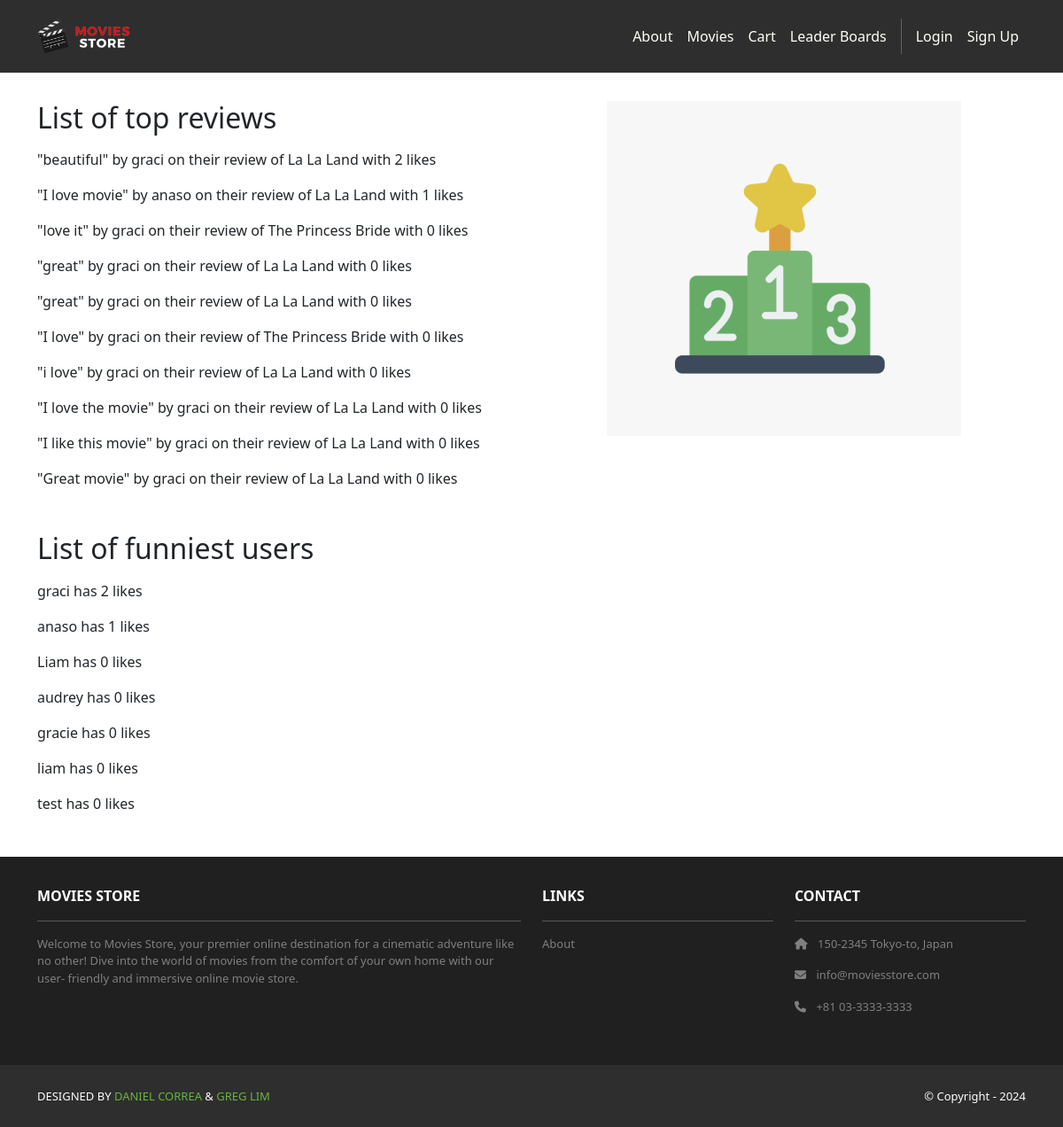
The page /topcomments/ on the database its author committed.
### movies/models.py (models this page shows, shortened)
class Review(models.Model):
    id = models.AutoField(primary_key=True)
    comment = models.CharField(max_length=255, default = '', blank=True)
    date = models.DateTimeField(auto_now_add=True)
    movie = models.ForeignKey(Movie, on_delete=models.CASCADE)
    user = models.ForeignKey(User, on_delete=models.CASCADE)
    likes = models.ManyToManyField(User, related_name="liked_reviews", blank=True)
    stars = models.IntegerField(default=0)

class Movie(models.Model):
    id = models.AutoField(primary_key=True)
    name = models.CharField(max_length=255)
    price = models.IntegerField()
    description = models.TextField()
    image = models.ImageField(upload_to='movie_images/')
    watch_list = models.ManyToManyField(User, related_name="watch_listed_movies", blank=True)
    rating = models.IntegerField(default=0)
    amount_left = models.PositiveIntegerField(default=0, help_text="Number of copies available for purchase")

### topcomments/views.py (the view)
# urls.py: path('', views.index, name='cart.index'),
def index(request):
    top_reviews = (
        Review.objects
        .annotate(num_likes=Count('likes'))
        .order_by('-num_likes')[:10]
    )
    template_data = {"top_reviews": top_reviews}
    top_users = (
        User.objects
        .annotate(total_likes=Count('review__likes'))
        .order_by('-total_likes')[:10]
    )
    template_data = {
        "top_reviews": top_reviews,
        "top_users": top_users,
    }
    return render(request, 'topcomments/index.html', {'template_data': template_data})

### topcomments/templates/topcomments/index.html
{% extends 'base.html' %}
{% block content %}
{% load static %}
<div class="p-3">
    <div class="container">
        <div class="row mt-3">
            <div class="col-md-6 mx-auto mb-3">
                <h2 class="mb-3">List of top reviews</h2>
                {% for review in template_data.top_reviews %}
                    <p>"{{ review.comment }}" by {{ review.user }} on their review of {{ review.movie.name }} with {{ review.num_likes }} likes</p>
                {% endfor %}
                <h2 class="mb-3 mt-5">List of funniest users</h2>
                {% for user in template_data.top_users %}
                    <p>{{ user.username }} has {{ user.total_likes }} likes</p>
                {% endfor %}
            </div>
            <div class="col-md-6 mx-auto mb-3 text-center">
                <img src="{% static 'img/leader.png' %}" class="img-fluid" alt="leader" />
            </div>
        </div>
    </div>
</div>
{% endblock content %}

### rows shown on the page
Review: comment "beautiful", user "graci", movie.name "La La Land", num_likes "2"
Review: comment "I love movie", user "anaso", movie.name "La La Land", num_likes "1"
Review: comment "love it", user "graci", movie.name "The Princess Bride", num_likes "0"
Review: comment "great", user "graci", movie.name "La La Land", num_likes "0"
Review: comment "great", user "graci", movie.name "La La Land", num_likes "0"
Review: comment "I love", user "graci", movie.name "The Princess Bride", num_likes "0"
Review: comment "i love", user "graci", movie.name "La La Land", num_likes "0"
Review: comment "I love the movie", user "graci", movie.name "La La Land", num_likes "0"
Review: comment "I like this movie", user "graci", movie.name "La La Land", num_likes "0"
Review: comment "Great movie", user "graci", movie.name "La La Land", num_likes "0"

### other values the page prints
{{ user.username }} "graci"
{{ user.total_likes }} "2"
{{ user.username }} "anaso"
{{ user.total_likes }} "1"
{{ user.username }} "Liam"
{{ user.total_likes }} "0"
{{ user.username }} "audrey"
{{ user.username }} "gracie"
{{ user.username }} "liam"
{{ user.username }} "test"
